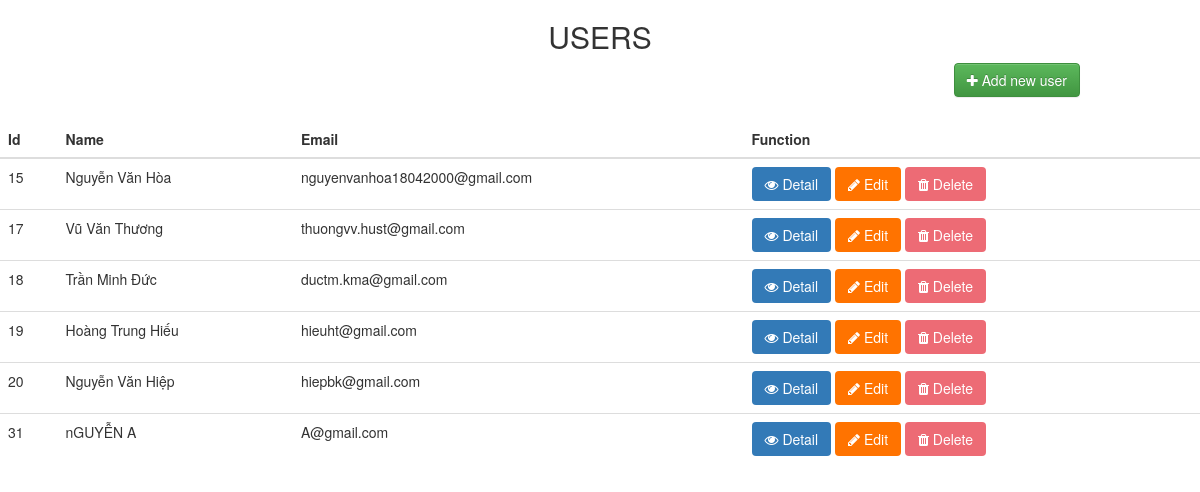
Page /hw_csdl/CRUD_users/users.php on the committed database.
### tables this page shows
CREATE TABLE `users` (
  `id` int(10) NOT NULL AUTO_INCREMENT,
  `name` varchar(255) DEFAULT NULL,
  `email` varchar(255) DEFAULT NULL,
  `user_name` varchar(255) DEFAULT NULL,
  `password` varchar(255) DEFAULT NULL,
  `avatar` longtext DEFAULT NULL,
  `position` varchar(255) DEFAULT NULL,
  `status` varchar(255) DEFAULT NULL,
  `time_login` timestamp NULL DEFAULT NULL,
  `time_logout` timestamp NULL DEFAULT NULL,
  `created_at` timestamp NULL DEFAULT current_timestamp(),
  `deleted_at` timestamp NULL DEFAULT NULL,
  PRIMARY KEY (`id`)
);

### hw_csdl/CRUD_users/users.php (the view, shortened to what this page needs)
<?php
	require_once('connection_mysql.php');
	$query= "SELECT * FROM users";
	$result= $conn->query($query);
	$users =array();
	while ($row = $result->fetch_assoc()) {
	 	$users[]=$row;
	}
?>
<!DOCTYPE html>
<html>
<head>
    <link rel="stylesheet" href="//netdna.bootstrapcdn.com/bootstrap/3.1.1/css/bootstrap.min.css">
    <link rel="stylesheet" href="//netdna.bootstrapcdn.com/bootstrap/3.1.1/css/bootstrap-theme.min.css">
    <link rel="stylesheet" type="text/css" href="https://stackpath.bootstrapcdn.com/font-awesome/4.7.0/css/font-awesome.min.css">
</head>
<body>
	<h2 style="text-align: center;">USERS</h2>
	<a style="text-align: right;  position: relative; float: right; right: 10%; margin-bottom: 2%;" class="btn btn-success" href="user_add.php"><i class="fa fa-plus" aria-hidden="true"></i> Add new user</a>
	<table class="table table-hover">
  <thead>
    <tr>
      <th scope="col">Id</th>
      <th scope="col">Name</th>
      <th scope="col">Email</th>
      <th scope="col">Function</th>
    </tr>
  </thead>
  <tbody>
  	<?php foreach ($users as $row) { ?>
	    <tr>
	      <td><?php echo $row['id']; ?></td>
	      <td><?php echo $row['name']; ?></td>
	      <td><?php echo $row['email']; ?></td>
	      <td>
	      	<a href="user_detail.php?id=<?= $row['id'] ?>" class="btn" style="background: #337ab7; color: white;" ><i class="fa fa-eye" aria-hidden="true"></i> Detail</a>
	      	<a href="user_edit.php?id=<?= $row['id'] ?>" class="btn" style="background: #ff7300; color: white;"><i class="fa fa-pencil" aria-hidden="true"></i> Edit</a>
	      	<a href="user_delete.php?id=<?= $row['id'] ?>" class="btn" style="background: #ed6b75; color: white;"><i class="fa fa-trash" aria-hidden="true" ></i> Delete</a>
	      </td>
	    </tr>
	<?php
	 }
	?>
</table>
</body>
</html>

### rows in the picture
users: id "15", name "Nguyễn Văn Hòa", email "nguyenvanhoa18042000@gmail.com"
users: id "17", name "Vũ Văn Thương", email "thuongvv.hust@gmail.com"
users: id "18", name "Trần Minh Đức", email "ductm.kma@gmail.com"
users: id "19", name "Hoàng Trung Hiếu", email "hieuht@gmail.com"
users: id "20", name "Nguyễn Văn Hiệp", email "hiepbk@gmail.com"
users: id "31", name "nGUYỄN A", email "A@gmail.com"
